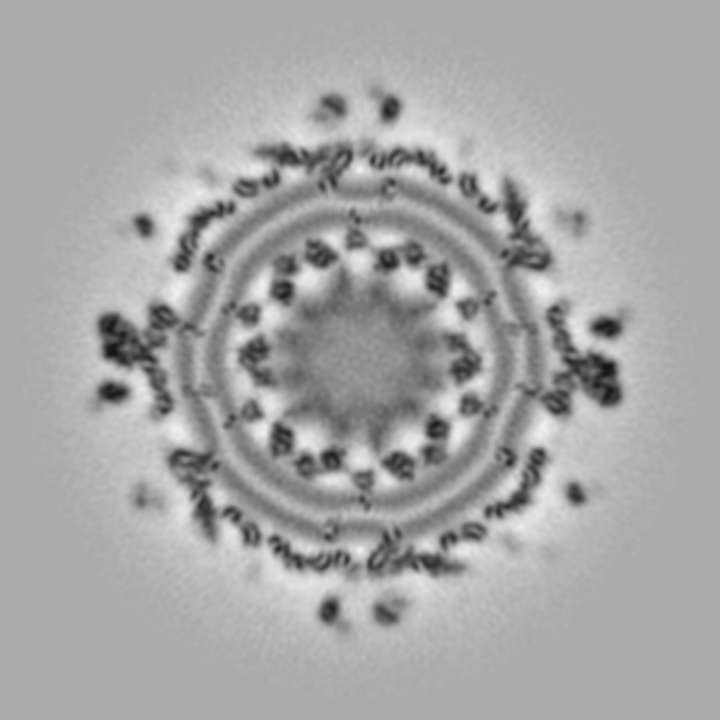
#> input picture fouriertransform/Figures/fft1.png, 720 x 720 px
$ python ibandpass.py   (older library calls are emulated)
#> lines starting #> are read from the running program, lines starting #| are printed output that depends on the picture; after the words box and inside, x2 and y2 are one past the last pixel; in counts of white or black regions, pixels touching at a corner belong together
import scipy.misc
import numpy, math
import scipy.fftpack as fftim
from PIL import Image
import cv2

# Opening the image and converting it to grayscale.
b = Image.open('../Figures/fft1.png').convert('L')
# Performing FFT.
c = fftim.fft2(b)
# Shifting the Fourier frequency image .
d = fftim.fftshift(c)
# Intializing variables for convolution function.
M = d.shape[0]
#> M = 720
N = d.shape[1]
#> N = 720
# H is defined and
# values in H are initialized to 1.
H = numpy.zeros((M,N))
center1 = M/2
#> center1 = 360
center2 = N/2
#> center2 = 360
d_0 = 30.0 # minimum cut-off radius
d_1 = 50.0 # maximum cut-off radius

# Defining the convolution function for bandpass
for i in range(1,M):
    for j in range(1,N):
        r1 = (i-center1)**2+(j-center2)**2
        # Euclidean distance from
        # origin is computed.
        r = math.sqrt(r1)
        # Using min and max cut-off to create
		# the band or annulus.
        if r > d_0 and r < d_1:
            H[i,j] = 1.0
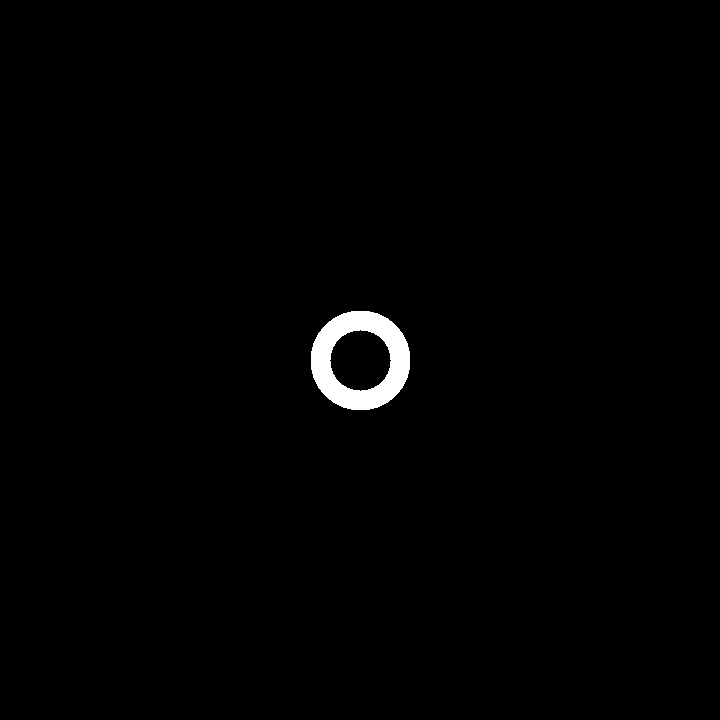
#> H: shape (720, 720) float64; values 0 (black) and 1 (white), 0.97% white; 1 white region, box (x1, y1, x2, y2) and area: (311, 311, 410, 410) 5004

# Converting H to an image.
H = Image.fromarray(H)
# Performing the convolution.
con = d * H
# Computing the magnitude of the inverse FFT.
e = abs(fftim.ifft2(con))
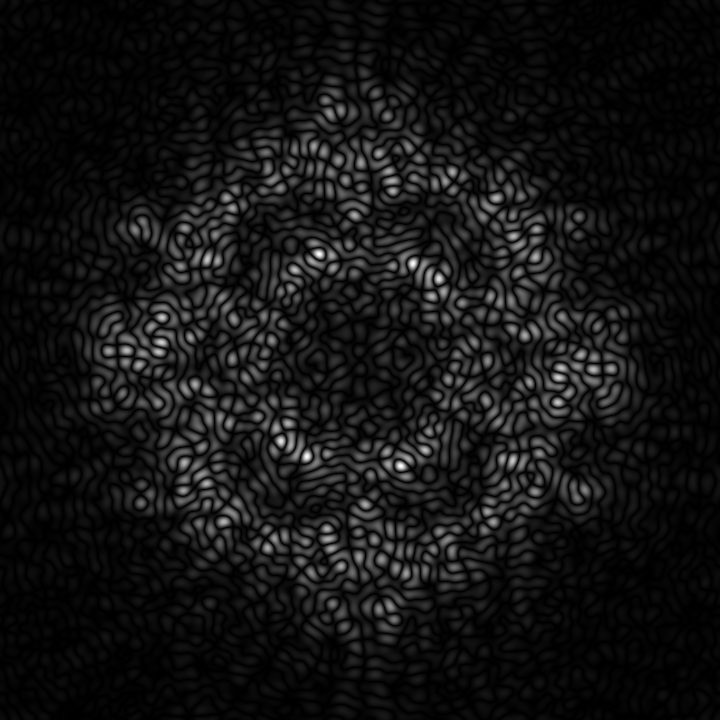
#> e: shape (720, 720) float64; min 1.94e-06, max 45.29, mean 3.5; drawn with min black and max white
# Saving the image as ibandpass_output.png.
cv2.imwrite('../Figures/ibandpass_output.png', e)
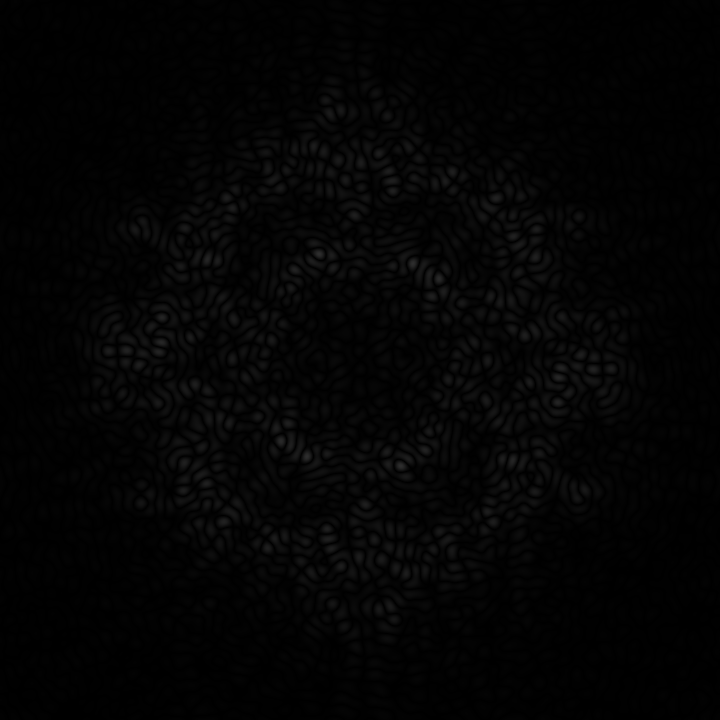
#> saved as ibandpass_output.png: shape (720, 720); min 0, max 45, mean 3.5
